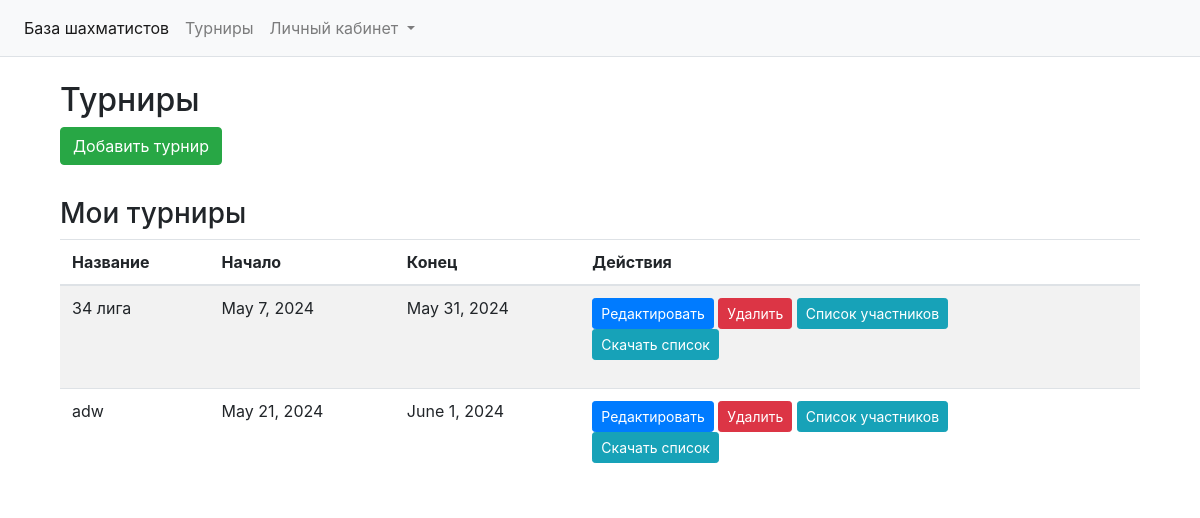
Screenshot of /account/ with the database file from the repository.
### tournament/models.py (models this page shows, shortened)
class Tournament(models.Model):
    title = models.CharField('', max_length=50)
    description = models.TextField()
    start_date = models.DateField()
    end_date = models.DateField()
    gender = models.CharField(max_length=5, choices=TYPE_CHOICES, default='open')
    has_age_limit = models.BooleanField(default=False)
    min_age = models.PositiveIntegerField(blank=True, null=True)
    max_age = models.PositiveIntegerField(blank=True, null=True)
    organizer = models.ForeignKey(User, on_delete=models.CASCADE)
    players = models.ManyToManyField(ChessPlayers, related_name='tournaments')
    region = models.ForeignKey(Region, on_delete=models.CASCADE, null=True)

### account/views.py (the view)
# urls.py: path('', TournamentListView.as_view(), name='tournaments'),
class TournamentListView(ListView):
    model = Tournament
    template_name = 'account/tournaments.html'
    context_object_name = 'tournaments'
    extra_context = {'regions': Region.objects.all()}

### account/templates/account/tournaments.html (shortened to what this page needs)
{% extends 'players/base.html' %}
{% load static %}
{% load widget_tweaks %}
{% block section %}
<div class="container mt-4">
  <div class="row mb-3">
    <div class="col-md-12">
      <h2>Турниры</h2>
      <button class="btn btn-success mb-3" id="add_tournament" hx-get="{% url 'account:add_tournament' %}" hx-target='#modals-here .modal-content' hx-trigger='click' data-bs-toggle='modal' data-bs-target='#modals-here'>Добавить турнир</button>
    </div>
  </div>
  <div class="row mb-3">
    <div class="col-md-12">
      <h3>Мои турниры</h3>
      <table class="table table-striped">
        <thead>
          <tr>
            <th>Название</th>
            <th>Начало</th>
            <th>Конец</th>
            <th>Действия</th>
          </tr>
        </thead>
        <tbody>
          {% for tournament in tournaments %}
          <tr>
            <td>{{ tournament.title }}</td>
            <td>{{ tournament.start_date }}</td>
            <td>{{ tournament.end_date }}</td>
            <td>
              <button class="btn btn-primary btn-sm" data-toggle="modal" data-target="#editTournamentModal{{ tournament.id }}">Редактировать</button>
              <button class="btn btn-danger btn-sm" data-toggle="modal" data-target="#deleteTournamentModal{{ tournament.id }}">Удалить</button>
              <button class="btn btn-info btn-sm" data-toggle="modal" data-target="#tournamentPlayersModal{{ tournament.id }}">Список участников</button>
             <form method="get" action="{% url 'account:download_players_excel' tournament_id=tournament.id %}">
              <button class="btn btn-info btn-sm">Скачать список</button>
               </form>
            </td>
          </tr>
          {% endfor %}
        </tbody>
      </table>
    </div>
  </div>
</div>
{% endblock %}

### rows the page displays
Tournament: title "34 лига", start_date "May 7, 2024", end_date "May 31, 2024"
Tournament: title "adw", start_date "May 21, 2024", end_date "June 1, 2024"
